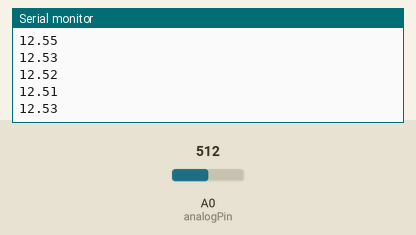
The sketch below on a simulated Arduino Uno, built with avr-gcc and run on an emulated ATmega328P. Shown: the last lines printed to the serial monitor. Inputs (shaded band) come from the test bench; at power-on: A0 (analogPin) = 512. Random numbers use the default seed unless the sketch sets one.

Above: at 1.2 s.
1.3 s: A0 (analogPin) set to 716
At 2.3 s:
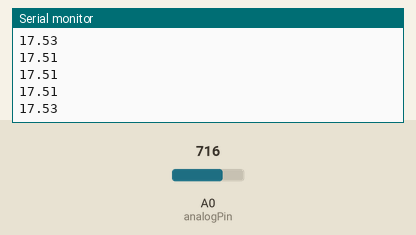
2.8 s: A0 (analogPin) set to 900
At 3.6 s:
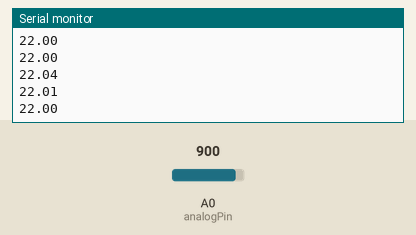
Timing chart, 0 to 5.8 s (numbered marks = the images above; inputs shaded):
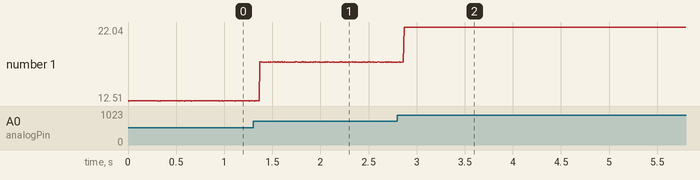

The sketch:

Arduino_-v2.ino
```cpp
const int analogPin = A0;
void setup() {
    Serial.begin(9600);
    randomSeed(analogRead(A1));  // Seed random generator with floating pin noise
}

void loop() {
    int sensorValue = analogRead(analogPin);
    float voltage = (sensorValue / 1023.0) * 5.0;


    float noise = (random(0, 50) / 1000.0);
    float noisyVoltage = (voltage * 5) + noise;

    if (random(0, 10) > 3) {
        Serial.println(noisyVoltage);
    }
}
```

Measured:
- after the input at 1.3 s, the serial monitor: prints a new line after 0.07 s (image 1)
- after the input at 2.8 s, the serial monitor: prints a new line after 0.07 s (image 2)
- plotted number 1: 12.55 → 17.53 after the input at 1.3 s, 17.53 → 22.03 after the input at 2.8 s
